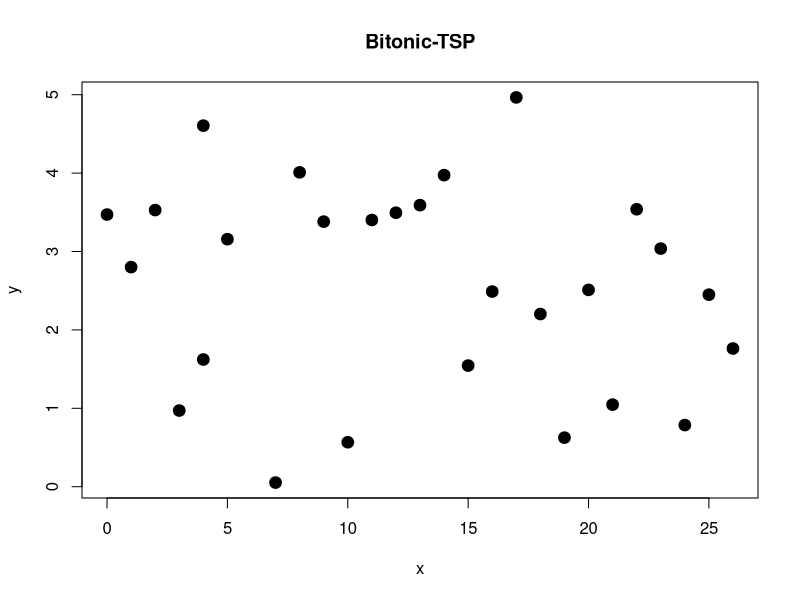
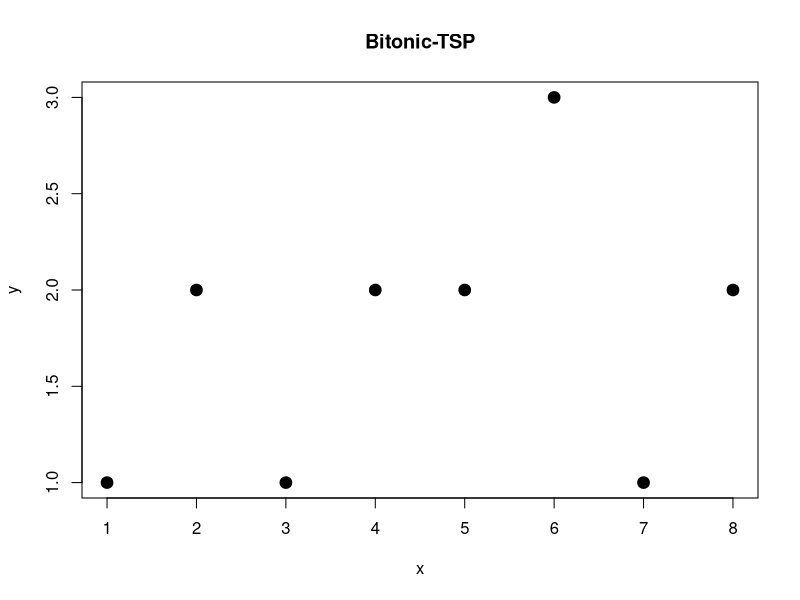
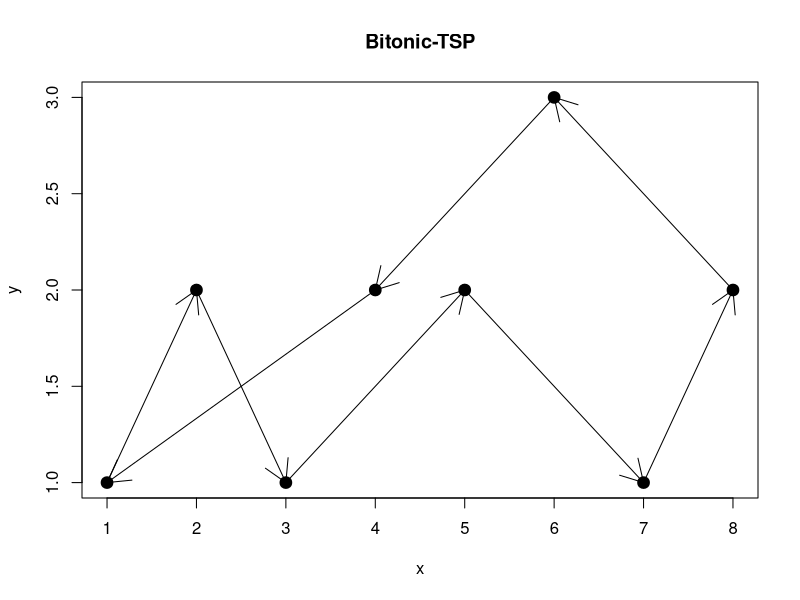

Generate these figures, in order, with R:
# Pomozna funkcija generiraj_tocke generira tocke (x, y) v ravnini po katerih bomo iskali pot. Tu je x naravno, y pa realno število.
# spodnja_x ... spodnja meja za x koordinato
# zgornja_x ... zgornja meja za x koordinato
# spodnja_y ... spodnja meja za y koordinato
# zgornja_y ... zgornja meja za y koordinato
# N ... želeno število točk


# Opomba: predpostavil sem, da bomo iskali pot na točkah z različnimi x koordinatami

generiraj_tocke = function(spodnja_x, zgornja_x, spodnja_y, zgornja_y, N) {
  
  # Najprej naredimo prazno tabelo. Prvi stolpec pove x, drugi pa y koordinato točke.
  seznam_tock = data.frame(matrix(nrow = 0, ncol = 2))
  colnames(seznam_tock) = c("x", "y")
  
  # Preverimo, ali želeno število točk presega število razpoložljivih x koordinat
  if (N > (zgornja_x - spodnja_x + 1)){
    # Generiralo se bo največje možno število točk
    N = zgornja_x - spodnja_x + 1
    print("Število želenih točk presega število razpoložljivih koordinat na abscisni osi. Generirano je bilo največje možno število točk.")
    }
  
  # Naredimo vektor razpoložljivih x koordinat
  mozni_x = spodnja_x:zgornja_x
  
  for (i in 1:N){
    x_koord = sample(mozni_x, 1)
    seznam_tock[i,1] = x_koord
    seznam_tock[i,2] = runif(1, min = spodnja_y, max = zgornja_y)
    mozni_x = mozni_x[!mozni_x == x_koord]
    }
    
  seznam_tock = seznam_tock[order(seznam_tock$x),]
  return(seznam_tock)
}

test = generiraj_tocke(0,26,0,5,46)
test


# Še funkcija narisi, ki bo vrnila graf točk
narisi = function(seznam){
  graf = plot(x = seznam$x,
              y = seznam$y,
              pch = 19,
              lwd=5.0,
              xlab = "x",
              ylab = "y",
              main = "Bitonic-TSP")
  return(graf)
}

test_graf = narisi(test)

# funkcija, ki izračuna razdaljo med dvema točkama
razdalja = function(tocka1, tocka2){
    razdalja = sqrt((tocka2$x - tocka1$x)^2 + (tocka2$y - tocka1$y)^2)
    return(razdalja)
  }

testna_razdalja = razdalja(test[2,], test[4,])

# funkcija, ki nariše cikel. Kot argument dobi seznam tock, ki je urejen glede na vrstni red vozlišč v ciklu
narisi_cikel = function(seznam_tock){
  N = nrow(seznam_tock)
  narisi(seznam_tock)
  indeksi = 1:N
  arrows(seznam_tock$x[indeksi], seznam_tock$y[indeksi], seznam_tock$x[indeksi+1], seznam_tock$y[indeksi+1], length = 0.25, angle = 30, code = 2,
         lty = NULL, xpd = FALSE)
  
  arrows(seznam_tock$x[N], seznam_tock$y[N], seznam_tock$x[1], seznam_tock$y[1], length = 0.25, angle = 30, code = 2,
         lty = NULL, xpd = FALSE)
  }


poskus = data.frame("x" = c(1,2,3,5,7,8,6,4),
             "y" = c(1,2,1,2,1,2,3,2))
narisi(poskus)
narisi_cikel(poskus)


